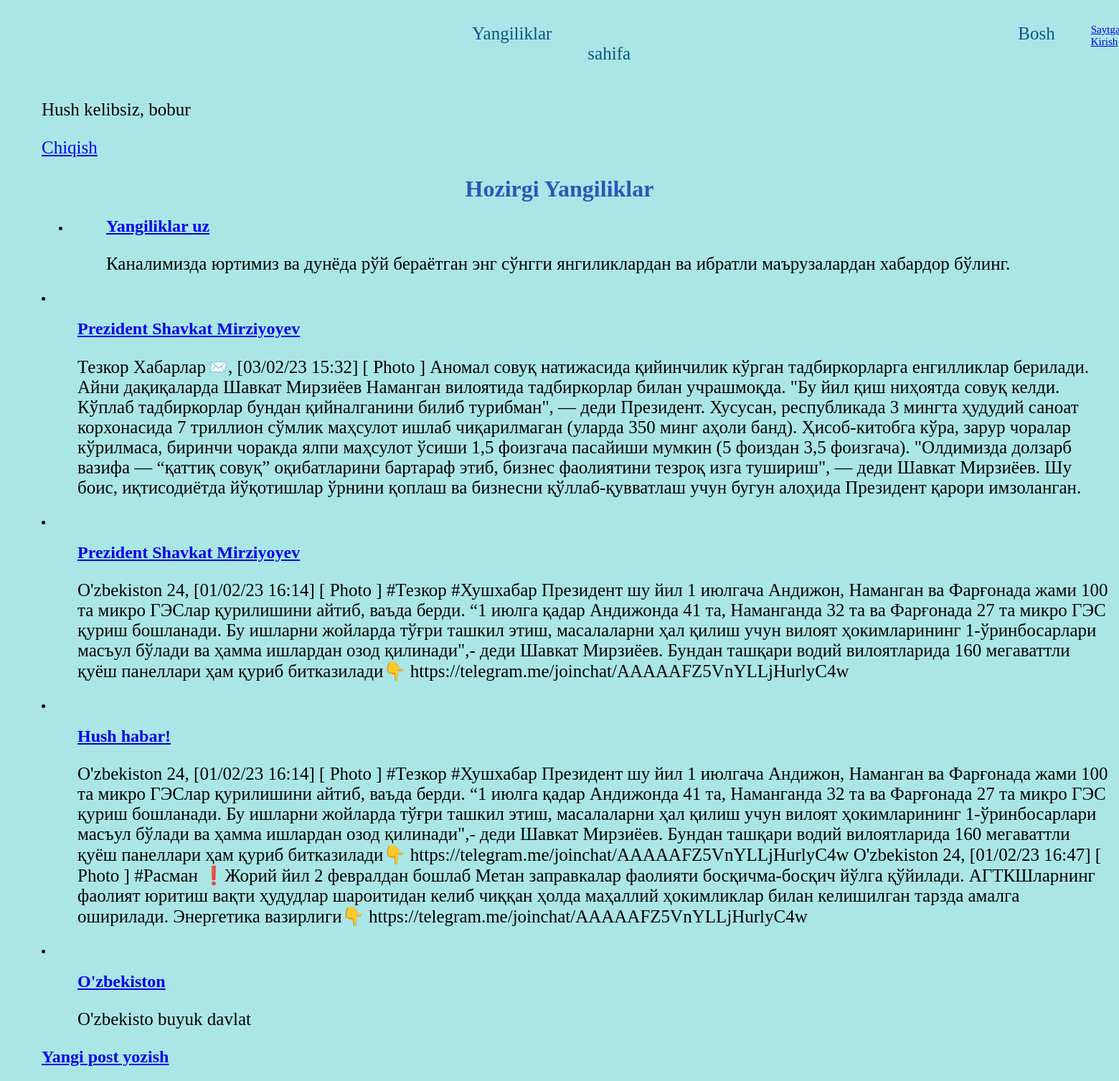
The app's page /home/ (signed in) with its own data.
### blog/models.py (models this page shows, shortened)
class Post(models.Model):
    title=models.CharField(max_length=150)
    author=models.ForeignKey(
        'auth.user',
        on_delete=models.CASCADE
    )
    body=models.TextField()

### blog/views.py (the view)
# urls.py: path('',HomePageViews.as_view(),name='homes'),
class HomePageViews(ListView):
    model=Post
    template_name='homes.html'

### templates/homes.html
{% extends 'base.html' %}
{% block content %}
<h1 class='hv'>Hozirgi Yangiliklar</h1>
<ul>
    {% for post in object_list %}
    <li><h2><a href="{% url 'post_detail' post.pk %}">{{ post.title }}</a></h2><p>{{ post.body }}</p>
</ul>
{% endfor %}
{% endblock content %}

### templates/base.html (shortened to what this page needs)
{% load static %}
<html lang="en">
    <head>
    <link rel="stylesheet" href="{% static 'css/base.css' %}">
    </head>
<body>
<header>
    <div class='divs'>
<p><a href="{% url 'homes' %}" class='hrg'>Yangiliklar</a></p>
<p><a href="{% url 'home' %}" class='hrg'>Bosh sahifa</a></p>
<p>
    <a href="{% url 'login' %}" class='hrj'>Saytga Kirish</a></p>
    </div>
</header>
{% if user.is_authenticated %}
    <p>Hush kelibsiz, {{ user.username }} </p>
    <p><a href="{% url 'logout' %}">Chiqish</a></p>
{% endif %}
<div>
    {% block content %}
    {% endblock content %}
</div>
<footer>
    <h2><a href="{% url 'blog_create' %}">Yangi post yozish</a></h2>
</footer>
</body>
</html>

### static/css/base.css (style rules this page uses)
* { background-color: rgb(171, 230, 230); }
h1 { text-align: center; color: rgb(40, 89, 187); }
p { margin-left: 50px; font-size: 25; font-family: italic; }
h2 { margin-left: 50px; font-family: serif; }
li { margin-left: 50px; }
.hv { margin-bottom: 20px; }
header { display: flex; }
.divs { display: flex; }
.hrg { text-decoration: none; margin-left: 600px; color: rgb(9, 87, 129); }
.hrj { font-size: 15px; }

### records on screen
Post: title "Yangiliklar uz", body "Каналимизда юртимиз ва дунёда рўй бераётган энг сўнгги янгиликлардан ва ибратли маърузалардан хабардор бўлинг."
Post: title "Prezident Shavkat Mirziyoyev", body "Тезкор Хабарлар📨, [03/02/23 15:32] [ Photo ] Аномал совуқ натижасида қийинчилик кўрган тадбиркорларга енгилликлар берилади. Айни дақиқаларда Шавкат Мирзиёев Наманган вилоятида тадбиркорлар билан учрашмоқда. \"Бу йил қиш ниҳоятда совуқ келди. Кўплаб тадбиркорлар бундан қийналганини билиб турибман\", — деди Президент. Хусусан, республикада 3 мингта ҳудудий саноат корхонасида 7 триллион сўмлик маҳсулот ишлаб чиқарилмаган (уларда 350 минг аҳоли банд). Ҳисоб-китобга кўра, зарур чоралар кўрилмаса, биринчи чоракда ялпи маҳсулот ўсиши 1,5 фоизгача пасайиши мумкин (5 фоиздан 3,5 фоизгача). \"Олдимизда долзарб вазифа — “қаттиқ совуқ” оқибатларини бартараф этиб, бизнес фаолиятини тезроқ изга тушириш\", —…"
Post: title "Prezident Shavkat Mirziyoyev", body "O'zbekiston 24, [01/02/23 16:14] [ Photo ] #Тезкор #Хушхабар Президент шу йил 1 июлгача Андижон, Наманган ва Фарғонада жами 100 та микро ГЭСлар қурилишини айтиб, ваъда берди. “1 июлга қадар Андижонда 41 та, Наманганда 32 та ва Фарғонада 27 та микро ГЭС қуриш бошланади. Бу ишларни жойларда тўғри ташкил этиш, масалаларни ҳал қилиш учун вилоят ҳокимларининг 1-ўринбосарлари масъул бўлади ва ҳамма ишлардан озод қилинади\",- деди Шавкат Мирзиёев. Бундан ташқари водий вилоятларида 160 мегаваттли қуёш панеллари ҳам қуриб битказилади👇 https://telegram.me/joinchat/AAAAAFZ5VnYLLjHurlyC4w"
Post: title "Hush habar!", body "O'zbekiston 24, [01/02/23 16:14] [ Photo ] #Тезкор #Хушхабар Президент шу йил 1 июлгача Андижон, Наманган ва Фарғонада жами 100 та микро ГЭСлар қурилишини айтиб, ваъда берди. “1 июлга қадар Андижонда 41 та, Наманганда 32 та ва Фарғонада 27 та микро ГЭС қуриш бошланади. Бу ишларни жойларда тўғри ташкил этиш, масалаларни ҳал қилиш учун вилоят ҳокимларининг 1-ўринбосарлари масъул бўлади ва ҳамма ишлардан озод қилинади\",- деди Шавкат Мирзиёев. Бундан ташқари водий вилоятларида 160 мегаваттли қуёш панеллари ҳам қуриб битказилади👇 https://telegram.me/joinchat/AAAAAFZ5VnYLLjHurlyC4w O'zbekiston 24, [01/02/23 16:47] [ Photo ] #Расман ❗️Жорий йил 2 февралдан бошлаб Метан заправкалар фаолияти…"
Post: title "O'zbekiston", body "O'zbekisto buyuk davlat"

### other values on screen
{{ user.username }} "bobur"
